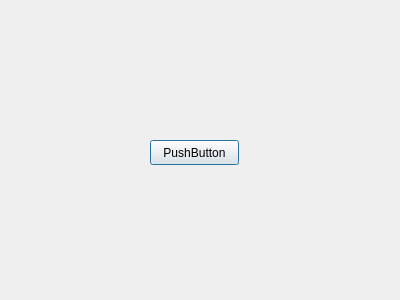
<?xml version="1.0" encoding="UTF-8"?>
<ui version="4.0">
 <class>Dialog</class>
 <widget class="QDialog" name="Dialog">
  <property name="geometry">
   <rect>
    <x>0</x>
    <y>0</y>
    <width>400</width>
    <height>300</height>
   </rect>
  </property>
  <property name="windowTitle">
   <string>Dialog</string>
  </property>
  <widget class="QPushButton" name="pushButton">
   <property name="geometry">
    <rect>
     <x>150</x>
     <y>140</y>
     <width>89</width>
     <height>25</height>
    </rect>
   </property>
   <property name="text">
    <string>PushButton</string>
   </property>
  </widget>
 </widget>
 <resources/>
 <connections/>
</ui>
